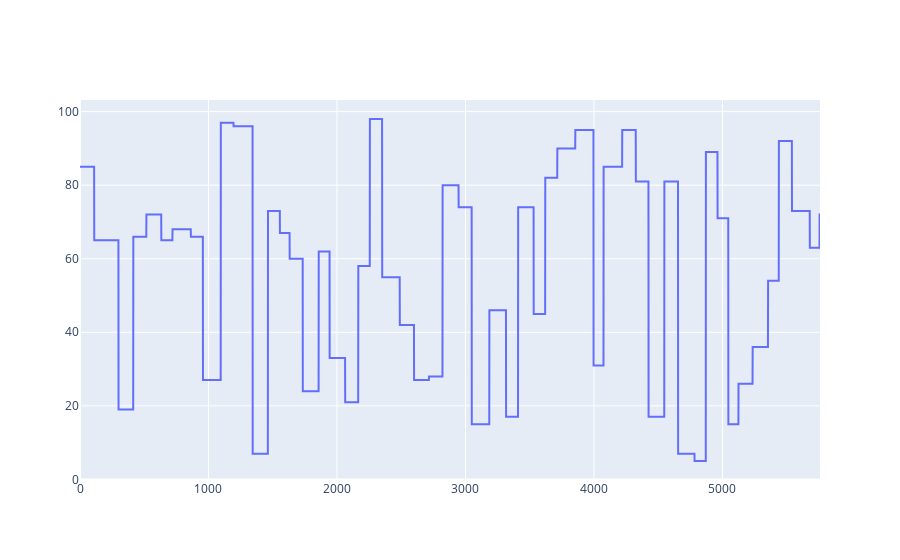

The notebook cell this image was saved under:
### Code cell
import random
# Parametry symulacji
f = 5
# run_time = 9*60.0 #[min]
run_time = 8*60.0 #[min]

loops = int((60.0/f)*run_time)

print("Run time:", run_time, "loops:", loops)

# Tablice do przechowywania danych
T1 = np.zeros(loops)    # Mierzona temperatura [C]
Q1 = np.zeros(loops)    # Wartość mocy grzewczej
tm = np.zeros(loops)    # Czas
  
#Zmiana wartośći nastawionej temperatury
t2 = 0
while t2 <= loops:
    t1 = t2
    t2 += random.randint(75,150) 
    Q1[t1:t2] = random.randint(0,100)
  
    
    
fig = make_subplots(rows=1, cols = 1)


fig.add_trace(
    go.Scatter(y=Q1, name="Temperatura nastawiona"), row=1, col=1
)
fig.show()

### Figure 1 — Plotly figure (JSON) as saved in the notebook; plotly's stock layout.template omitted (floating-point values rounded to 4 significant figures; data arrays with more than 128 entries replaced by an {"elided": "..."} marker saying what was removed)
{"data": [{"name": "Temperatura nastawiona", "type": "scatter", "xaxis": "x", "y": {"elided": "5760 int values"}, "yaxis": "y"}], "layout": {"autosize": true, "xaxis": {"anchor": "y", "autorange": true, "domain": [0, 1], "range": [0, 5759]}, "yaxis": {"anchor": "x", "autorange": true, "domain": [0, 1], "range": [-0.1667, 103.2], "type": "linear"}}}
